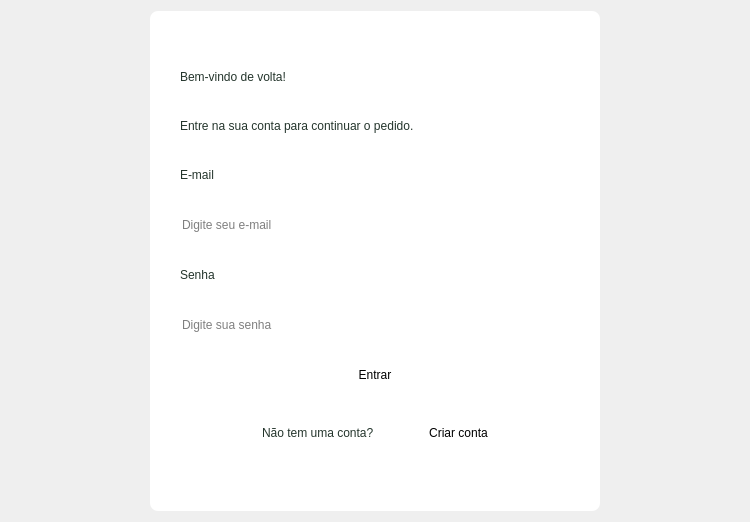
          <widget class="QWidget" name="paginaEntrar">
           <layout class="QVBoxLayout" name="verticalLayout_13">
            <property name="leftMargin">
             <number>150</number>
            </property>
            <property name="rightMargin">
             <number>150</number>
            </property>
            <item>
             <widget class="QWidget" name="cardLogin" native="true">
              <property name="minimumSize">
               <size>
                <width>450</width>
                <height>500</height>
               </size>
              </property>
              <property name="maximumSize">
               <size>
                <width>500</width>
                <height>550</height>
               </size>
              </property>
              <property name="styleSheet">
               <string notr="true">background-color: #FFFFFF;
border-radius: 8px;</string>
              </property>
              <layout class="QVBoxLayout" name="verticalLayout_17">
               <property name="leftMargin">
                <number>30</number>
               </property>
               <property name="topMargin">
                <number>30</number>
               </property>
               <property name="rightMargin">
                <number>30</number>
               </property>
               <property name="bottomMargin">
                <number>30</number>
               </property>
               <item>
                <widget class="QLabel" name="tituloLogin">
                 <property name="sizePolicy">
                  <sizepolicy hsizetype="Preferred" vsizetype="Maximum">
                   <horstretch>0</horstretch>
                   <verstretch>0</verstretch>
                  </sizepolicy>
                 </property>
                 <property name="styleSheet">
                  <string notr="true">color: #24352C</string>
                 </property>
                 <property name="text">
                  <string>Bem-vindo de volta!</string>
                 </property>
                </widget>
               </item>
               <item>
                <widget class="QLabel" name="descricaoLogin">
                 <property name="sizePolicy">
                  <sizepolicy hsizetype="Preferred" vsizetype="Maximum">
                   <horstretch>0</horstretch>
                   <verstretch>0</verstretch>
                  </sizepolicy>
                 </property>
                 <property name="styleSheet">
                  <string notr="true">color: #24352C</string>
                 </property>
                 <property name="text">
                  <string>Entre na sua conta para continuar o pedido.</string>
                 </property>
                </widget>
               </item>
               <item>
                <widget class="QLabel" name="destaqueEmail">
                 <property name="sizePolicy">
                  <sizepolicy hsizetype="Preferred" vsizetype="Maximum">
                   <horstretch>0</horstretch>
                   <verstretch>0</verstretch>
                  </sizepolicy>
                 </property>
                 <property name="styleSheet">
                  <string notr="true">color: #24352C</string>
                 </property>
                 <property name="text">
                  <string>E-mail</string>
                 </property>
                </widget>
               </item>
               <item>
                <widget class="QLineEdit" name="inputEmail">
                 <property name="cursor">
                  <cursorShape>IBeamCursor</cursorShape>
                 </property>
                 <property name="styleSheet">
                  <string notr="true"/>
                 </property>
                 <property name="text">
                  <string/>
                 </property>
                 <property name="placeholderText">
                  <string>Digite seu e-mail</string>
                 </property>
                </widget>
               </item>
               <item>
                <widget class="QLabel" name="destaqueSenha">
                 <property name="sizePolicy">
                  <sizepolicy hsizetype="Preferred" vsizetype="Maximum">
                   <horstretch>0</horstretch>
                   <verstretch>0</verstretch>
                  </sizepolicy>
                 </property>
                 <property name="styleSheet">
                  <string notr="true">color: #24352C</string>
                 </property>
                 <property name="text">
                  <string>Senha</string>
                 </property>
                </widget>
               </item>
               <item>
                <widget class="QLineEdit" name="inputSenha">
                 <property name="styleSheet">
                  <string notr="true"/>
                 </property>
                 <property name="text">
                  <string/>
                 </property>
                 <property name="placeholderText">
                  <string>Digite sua senha</string>
                 </property>
                </widget>
               </item>
               <item>
                <widget class="QPushButton" name="btnEntrar">
                 <property name="text">
                  <string>Entrar</string>
                 </property>
                </widget>
               </item>
               <item>
                <widget class="QWidget" name="widgetCriarConta" native="true">
                 <property name="sizePolicy">
                  <sizepolicy hsizetype="Preferred" vsizetype="Maximum">
                   <horstretch>0</horstretch>
                   <verstretch>0</verstretch>
                  </sizepolicy>
                 </property>
                 <layout class="QHBoxLayout" name="horizontalLayout_2">
                  <property name="spacing">
                   <number>3</number>
                  </property>
                  <property name="leftMargin">
                   <number>30</number>
                  </property>
                  <property name="rightMargin">
                   <number>30</number>
                  </property>
                  <item>
                   <widget class="QLabel" name="descricaoCriarConta">
                    <property name="sizePolicy">
                     <sizepolicy hsizetype="Maximum" vsizetype="Preferred">
                      <horstretch>0</horstretch>
                      <verstretch>0</verstretch>
                     </sizepolicy>
                    </property>
                    <property name="styleSheet">
                     <string notr="true">color: #24352C</string>
                    </property>
                    <property name="text">
                     <string>Não tem uma conta?</string>
                    </property>
                   </widget>
                  </item>
                  <item>
                   <widget class="QPushButton" name="btnPagCriarConta">
                    <property name="sizePolicy">
                     <sizepolicy hsizetype="Maximum" vsizetype="Fixed">
                      <horstretch>0</horstretch>
                      <verstretch>0</verstretch>
                     </sizepolicy>
                    </property>
                    <property name="styleSheet">
                     <string notr="true"/>
                    </property>
                    <property name="text">
                     <string>Criar conta</string>
                    </property>
                   </widget>
                  </item>
                 </layout>
                </widget>
               </item>
              </layout>
             </widget>
            </item>
           </layout>
          </widget>
